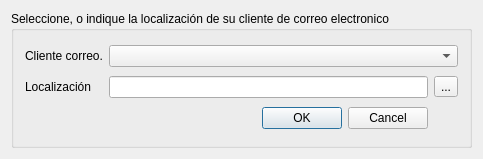
<?xml version="1.0" encoding="UTF-8"?>
<ui version="4.0">
 <class>ChoseMailer</class>
 <widget class="QDialog" name="ChoseMailer">
  <property name="geometry">
   <rect>
    <x>0</x>
    <y>0</y>
    <width>483</width>
    <height>159</height>
   </rect>
  </property>
  <property name="windowTitle">
   <string>Seleccione su cliente de correo</string>
  </property>
  <layout class="QVBoxLayout" name="verticalLayout">
   <item>
    <widget class="QGroupBox" name="groupBox">
     <property name="locale">
      <locale language="Spanish" country="Spain"/>
     </property>
     <property name="title">
      <string>Seleccione, o indique la localización de su cliente de correo electronico</string>
     </property>
     <layout class="QGridLayout" name="gridLayout">
      <item row="0" column="1" colspan="2">
       <widget class="QComboBox" name="mui_mailclients">
        <property name="toolTip">
         <string notr="true"/>
        </property>
        <property name="statusTip">
         <string notr="true"/>
        </property>
        <property name="whatsThis">
         <string notr="true"/>
        </property>
        <property name="accessibleName">
         <string notr="true"/>
        </property>
        <property name="accessibleDescription">
         <string notr="true"/>
        </property>
        <property name="locale">
         <locale language="Spanish" country="Spain"/>
        </property>
       </widget>
      </item>
      <item row="1" column="0">
       <widget class="QLabel" name="label_2">
        <property name="locale">
         <locale language="Spanish" country="Spain"/>
        </property>
        <property name="text">
         <string>Localización</string>
        </property>
       </widget>
      </item>
      <item row="0" column="0">
       <widget class="QLabel" name="label_3">
        <property name="locale">
         <locale language="Spanish" country="Spain"/>
        </property>
        <property name="text">
         <string>Cliente correo.</string>
        </property>
       </widget>
      </item>
      <item row="1" column="1">
       <widget class="QLineEdit" name="mui_location"/>
      </item>
      <item row="1" column="2">
       <widget class="QToolButton" name="mui_filechoser">
        <property name="text">
         <string>...</string>
        </property>
       </widget>
      </item>
      <item row="2" column="1">
       <widget class="QDialogButtonBox" name="mui_botonera">
        <property name="standardButtons">
         <set>QDialogButtonBox::Cancel|QDialogButtonBox::Ok</set>
        </property>
       </widget>
      </item>
     </layout>
    </widget>
   </item>
  </layout>
 </widget>
 <layoutdefault spacing="6" margin="11"/>
 <resources/>
 <connections/>
</ui>
